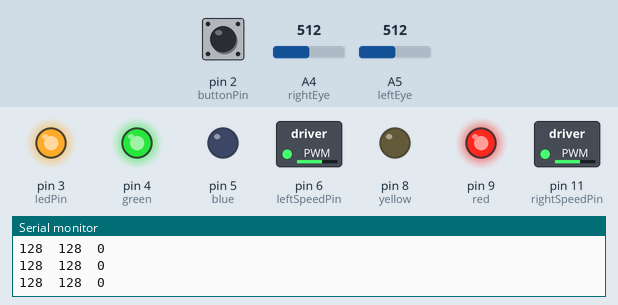
A sketch run on a simulated Arduino Uno, built with avr-gcc and run on an emulated ATmega328P. Parts: switched loads named in the sketch (green lamp = pin HIGH), output pins drawn as LEDs (lit = HIGH), the last lines printed to the serial monitor. The test bench sets the inputs (shaded band); at power-on: A4 (rightEye) = 512, A5 (leftEye) = 512, pin 2 (buttonPin) HIGH.

Above: at 1.3 s.
1.4 s: A4 (rightEye) set to 306
At 2.0 s:
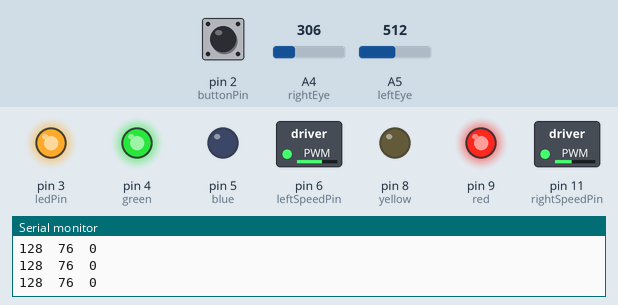
2.9 s: A5 (leftEye) set to 716
At 4.1 s:
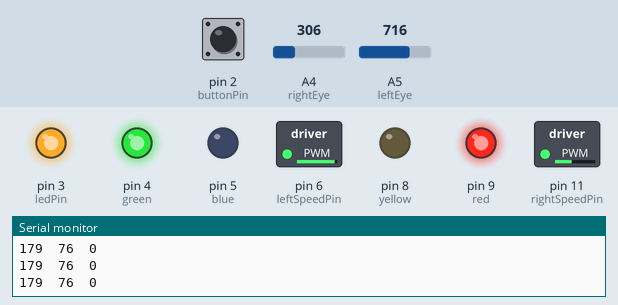
4.4 s: A4 (rightEye) set to 511
At 5.3 s:
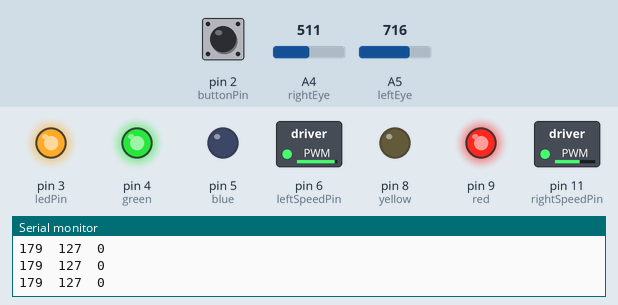
5.9 s: A5 (leftEye) set to 306
At 6.4 s:
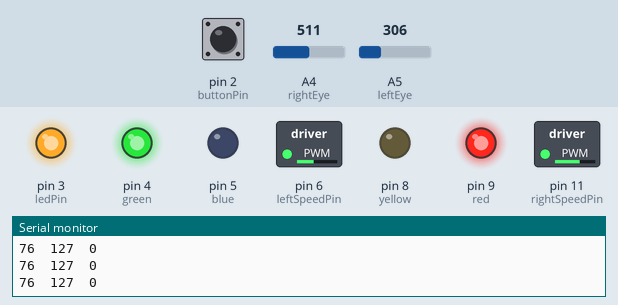
7.4 s: A4 (rightEye) set to 190
At 7.8 s:
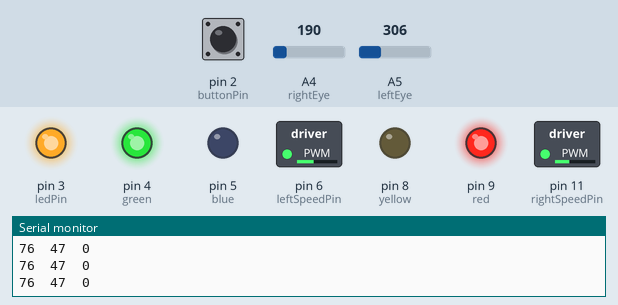
8.9 s: A4 (rightEye) set to 716
At 10.1 s:
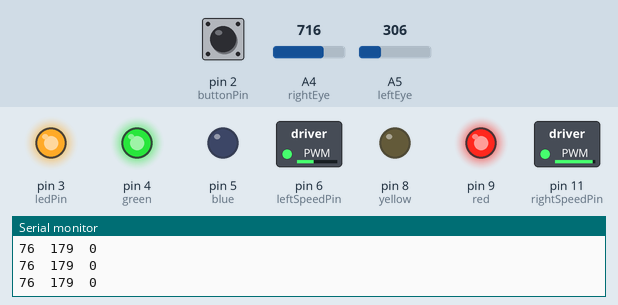
Timing chart, 0 to 11.4 s (numbered marks = the images above; inputs shaded):
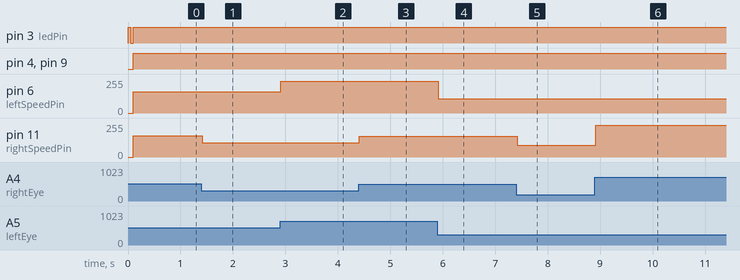

The sketch:

W11_xx_braitenberg_demo.ino
```cpp
 // W11_02
 // GOAL:: light controls speed

// set up variables for each motor wire
// the number identifies to which PIN we connected
// the motor control wire.

const int green  = 4 ; // where is the circuit ?
const int blue   = 5 ; // where is the circuit?
const int yellow = 8 ; // where is the circuit?
const int red    = 9 ;

int buttonPin =   2 ;  // switched from
int ledPin    =   3 ;  // last week?

 int leftSpeedPin  =  6 ;
 int rightSpeedPin =  11;

 int leftEye = A5  ; // pin -- note the A prefix!
 int rightEye = A4  ; // pin
 int leftEyeValue, rightEyeValue, averageEyes, lightThreshold;
 int offset = 30; // 30 in dark

void setup() {

  // set up pinModes for the wires
  pinMode (blue,   OUTPUT);
  pinMode (green,  OUTPUT);
  pinMode (red,    OUTPUT);
  pinMode (yellow, OUTPUT);

  pinMode(leftSpeedPin, OUTPUT);
  pinMode(rightSpeedPin, OUTPUT);

  pinMode(buttonPin, INPUT  );
  pinMode(ledPin,    OUTPUT );

  // Start Serial
  Serial.begin(9600);
  Serial.println(__FILE__);
  Serial.println("bot is stading by");


  // comment out line below if you don't have button setup on pin 2
  HCI_waitForButtonPress();

}

void loop() {
// put your main code here, to run repeatedly:
  readEyes();
  printEyes();

  leftEyeValue += offset;
  rightEyeValue += offset;

     // keep eye values in range of motors speeds (0-255) - redundant ?
    if ( leftEyeValue > 200 ) leftEyeValue  = 240;
    if ( rightEyeValue > 200) rightEyeValue = 240;

    if ( leftEyeValue  <= 90 ) leftEyeValue  = 90;
    if ( rightEyeValue <= 90 ) rightEyeValue = 90;


  forward( leftEyeValue , rightEyeValue ); // away from light
  //forward( rightEyeValue , leftEyeValue ); // away from light
}
```

HCI.ino
```cpp
void HCI_waitForButtonPress(){

 do{

      // what does this block do ?
        digitalWrite(ledPin, 1);
        delay(50);
        digitalWrite(ledPin, 0);
        delay(50);
      //
     } while( digitalRead( buttonPin ) == 0 ); // while NOT pressed, DO (loop)

   digitalWrite(ledPin, 1);  // turn LED on and leave it


}
```

eyes.ino
```cpp
void readEyes() {
  // what is the number range of analog INPUT?
  leftEyeValue  = analogRead(leftEye) /4  ; // divide by 4 so they acn be used with motors
  rightEyeValue = analogRead(rightEye) /4 ;


  averageEyes = ( leftEyeValue + rightEyeValue) / 2;
}


void printEyes() {

  Serial.print( leftEyeValue );
  Serial.print( "\t" ); // a tab
  Serial.print( rightEyeValue );
  Serial.print( "\t" ); // a tab
  Serial.println ( lightThreshold );
}

// note this funtion start with int
// int is the type of variable that this function returns

int checkBrightnessThreshold() {
  int brightnessNow;
  // determine if its bright or dark (I am using only right eye -- you could average)
  if (rightEyeValue > lightThreshold) {
    // its bright!
    brightnessNow = 1;
    Serial.print( "its bright, currentBrightness = " );
    Serial.println( brightnessNow );
  } else {
    // its dark
    brightnessNow = 0;
    Serial.print( "its dark, currentBrightness = " );
    Serial.println( brightnessNow );
  }
  return brightnessNow;
}
```

simpleMoves.ino
```cpp
void forward(){
    digitalWrite(ledPin, 1);
 // forward
   digitalWrite( green, 1 ); // HIGH
   digitalWrite( blue,  0 ); // LOW

   digitalWrite( red,    1 ); // HIGH
   digitalWrite( yellow, 0 ); // LOW

} // end forward


void backward() {
    digitalWrite(ledPin, 0);
    //backward
   digitalWrite( green,  0 );
   digitalWrite( blue,   1 );

   digitalWrite( red,    0 );
   digitalWrite( yellow, 1 );

} // end backward

void stop() {
    //stop
     digitalWrite(blue,    0 );  // HIGH or 1
     digitalWrite(green,   0 );  // LOW or 0
     digitalWrite(red,     0 );  // HIGH or 1
     digitalWrite(yellow,  0 );  // LOW or 0

} // end stop


void right(int howLong){
    //right
     digitalWrite(blue,    1 );  // HIGH or 1
     digitalWrite(green,   0 );  // LOW or 0
     digitalWrite(red,     0 );  // HIGH or 1
     digitalWrite(yellow,  0 );  // LOW or 0

     delay( howLong );

} // end right


void left(int howLong) {

    //left
     digitalWrite(blue,    0 );  // HIGH or 1
     digitalWrite(green,   0 );  // LOW or 0
     digitalWrite(red,     1 );  // HIGH or 1
     digitalWrite(yellow,  0 );  // LOW or 0

     delay( howLong );

}// end left
```

speed.ino
```cpp
//setSpeed(150, 75); // remember this is in loop

void setSpeed(int left, int right){
  //  using analog write,
  //  set each wheel speed independently

  analogWrite( leftSpeedPin,  left  );
  analogWrite( rightSpeedPin, right );

} // end set speed


void setSpeed(int theSpeed){
    // set both wheels with one speed parameter
    // call one function from another
    setSpeed( theSpeed, theSpeed);

} // end setSpeed


void forward(int leftSpeed, int rightSpeed){
  // set both wheel speeds, then call direction (fwd)
  setSpeed (leftSpeed, rightSpeed);
  forward();
} // forward speed


void backward(int leftSpeed, int rightSpeed){
  // set the wheel speeds, then call direction (bwd)
  setSpeed (leftSpeed, rightSpeed);
  backward();
} // backward speed
```

Measured:
- after the input at 1.4 s, pin 11 (rightSpeedPin): 158/255 → 106/255 at once
- after the input at 2.9 s, pin 6 (leftSpeedPin): 158/255 → 240/255 at once
- after the input at 4.4 s, pin 11 (rightSpeedPin): 106/255 → 157/255 at once
- after the input at 5.9 s, pin 6 (leftSpeedPin): 240/255 → 106/255 at once
- after the input at 7.4 s, pin 11 (rightSpeedPin): 157/255 → 90/255 at once
- after the input at 8.9 s, pin 11 (rightSpeedPin): 90/255 → 240/255 at once
